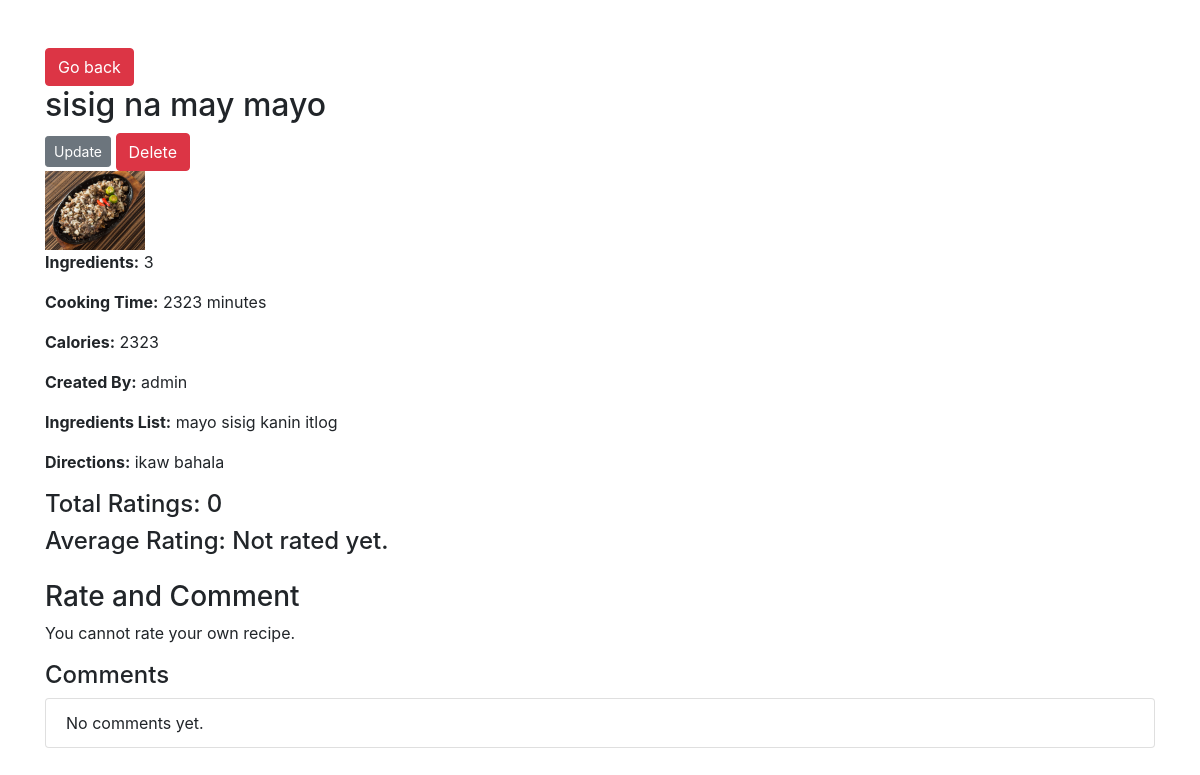
/home/13/ (signed in), run on an earlier commit of the app's database.
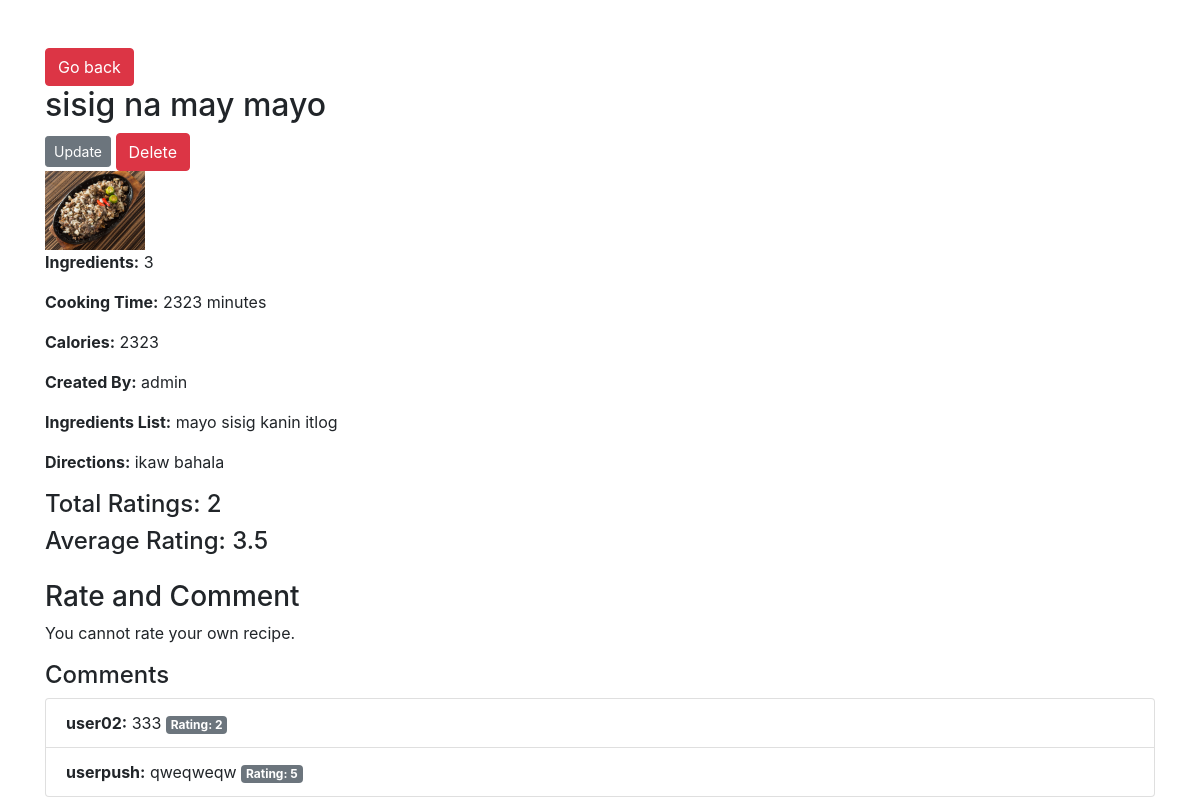
And on a later commit of the database.
### recipes/models.py (models this page shows)
class Comment(models.Model):
    recipe = models.ForeignKey(Recipe, on_delete=models.CASCADE, related_name='comments')
    user = models.ForeignKey(User, on_delete=models.CASCADE)
    content = models.TextField()
    created_at = models.DateTimeField(auto_now_add=True)
    class Meta:
        unique_together = ('recipe', 'user')

class Rating(models.Model):
    recipe = models.ForeignKey(Recipe, on_delete=models.CASCADE, related_name='ratings')
    user = models.ForeignKey(User, on_delete=models.CASCADE)
    score = models.IntegerField()
    created_at = models.DateTimeField(auto_now_add=True)
    class Meta:
        unique_together = ('recipe', 'user')

### recipes/views.py (the view)
# urls.py: path('<int:pk>/', RecipeDetailView.as_view(), name='recipe-detail'),
class RecipeDetailView(LoginRequiredMixin, DetailView):
    model = Recipe
    template_name = 'recipes/recipe_detail.html'
    def get(self, request, *args, **kwargs):
        recipe = self.get_object()
        if not recipe.views.filter(id=request.user.id).exists():
            recipe.views.add(request.user)
            recipe.view_count += 1
            recipe.save()
        return super().get(request, *args, **kwargs)
    def get_context_data(self, **kwargs):
        context = super().get_context_data(**kwargs)
        context['form'] = RatingCommentForm()
        context['comments'] = self.object.comments.all()
        context['rating'] = self.object.ratings.filter(user=self.request.user).first()
        total_ratings = self.object.ratings.count()
        if total_ratings > 0:
            average_rating = self.object.ratings.aggregate(models.Avg('score'))['score__avg']
        else:
            average_rating = None
        context['total_ratings'] = total_ratings
        context['average_rating'] = average_rating
        context['comments_with_ratings'] = [
            {
                'comment': comment,
                'rating': self.object.ratings.filter(user=comment.user).first()
            }
            for comment in context['comments']
        ]
        return context

### templates/recipes/recipe_detail.html (shortened to what this page needs)
<!DOCTYPE html>
<html lang="en">
<head>
    <link rel="stylesheet" href="https://stackpath.bootstrapcdn.com/bootstrap/4.5.2/css/bootstrap.min.css">
</head>
<body>
    <div class="container mt-5">
        <a href="{% url 'home' %}" class="btn btn-danger">Go back</a>
        <h2>{{ object.name }}</h2>
        <div>
            {% if object.user == user %}
                <a class="btn btn-secondary btn-sm mt-1 mb-1" href="{% url 'recipe-update' object.id %}">Update</a>
                <a class="btn btn-danger" href="{% url 'recipe-delete' object.id %}">Delete</a>
            {% endif %}
        </div>
        <div>
            {% if object.image %}
                <img src="{{ object.image.url }}" alt="{{ object.name }}" style="max-width: 100px;">
            {% else %}
                <p>No image available.</p>
            {% endif %}
            <p><strong>Ingredients:</strong> {{ object.ingredients }}</p>
            <p><strong>Cooking Time:</strong> {{ object.minutes }} minutes</p>
            <p><strong>Calories:</strong> {{ object.calories }}</p>
            {% if object.user %}
                <p><strong>Created By:</strong> {{ object.user.username }}</p>
            {% else %}
                <p><strong>Created By:</strong> Unknown</p>
            {% endif %}
            <p><strong>Ingredients List:</strong> {{ object.ingredientsList }}</p>
            <p><strong>Directions:</strong> {{ object.directions }}</p>
            <h4>Total Ratings: {{ total_ratings }}</h4>
            {% if average_rating %}
                <h4>Average Rating: {{ average_rating|floatformat:1 }}</h4>
            {% else %}
                <h4>Average Rating: Not rated yet.</h4>
            {% endif %}
        </div>
        <h3 class = "mt-4">Rate and Comment</h3>
        {% if object.user != user %}
            {% if rating %}
                <p>You have already rated this recipe: {{ rating.score }}.</p>
            {% else %}
                <form method="POST" action="{% url 'add-rating-comment' object.pk %}">
                    {% csrf_token %}
                    {{ form.as_p }}
                    <button type="submit" class="btn btn-primary">Submit</button>
                </form>
            {% endif %}
        {% else %}
            <p>You cannot rate your own recipe.</p>
        {% endif %}
        <h4>Comments</h4>
        <ul class="list-group">
            {% for item in comments_with_ratings %}
                <li class="list-group-item">
                    <strong>{{ item.comment.user.username }}:</strong> {{ item.comment.content }}
                    {% if item.rating %}
                        <span class="badge badge-secondary">Rating: {{ item.rating.score }}</span>
                    {% else %}
                        <span class="badge badge-light">No rating given</span>
                    {% endif %}
                </li>
            {% empty %}
                <li class="list-group-item">No comments yet.</li>
            {% endfor %}
        </ul>
        </div>
</body>
</html>

What changed in the data, as far as the page shows it:
added Comment: comment.user.username "user02", comment.content "333", rating.score "2"
added Comment: comment.user.username "userpush", comment.content "qweqweqw", rating.score "5"
Also different on the page:
{{ total_ratings }}: "0" → "2"
{{ average_rating|floatformat:1 }}: (not shown) → "3.5"
text no longer shown: "Average Rating: Not rated yet. No comments yet."
text now shown: "Average Rating:"
